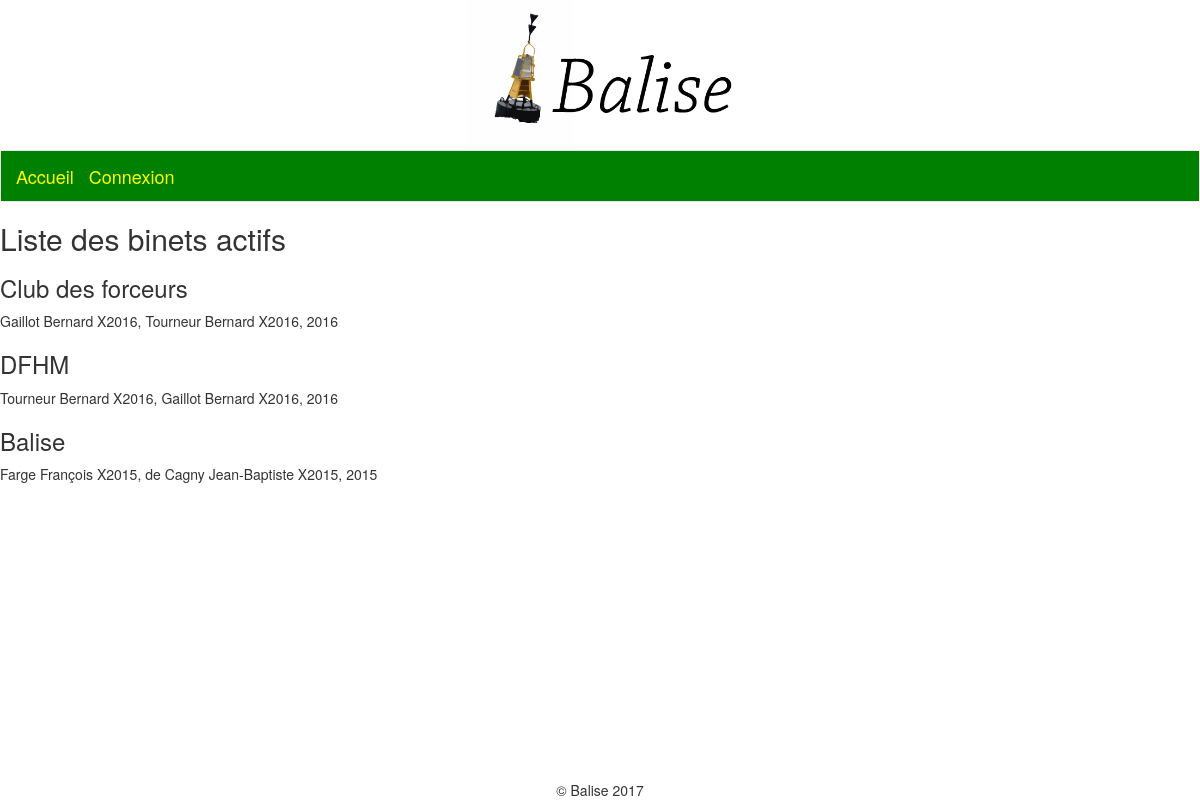
Page /binets/ on the earlier database version.
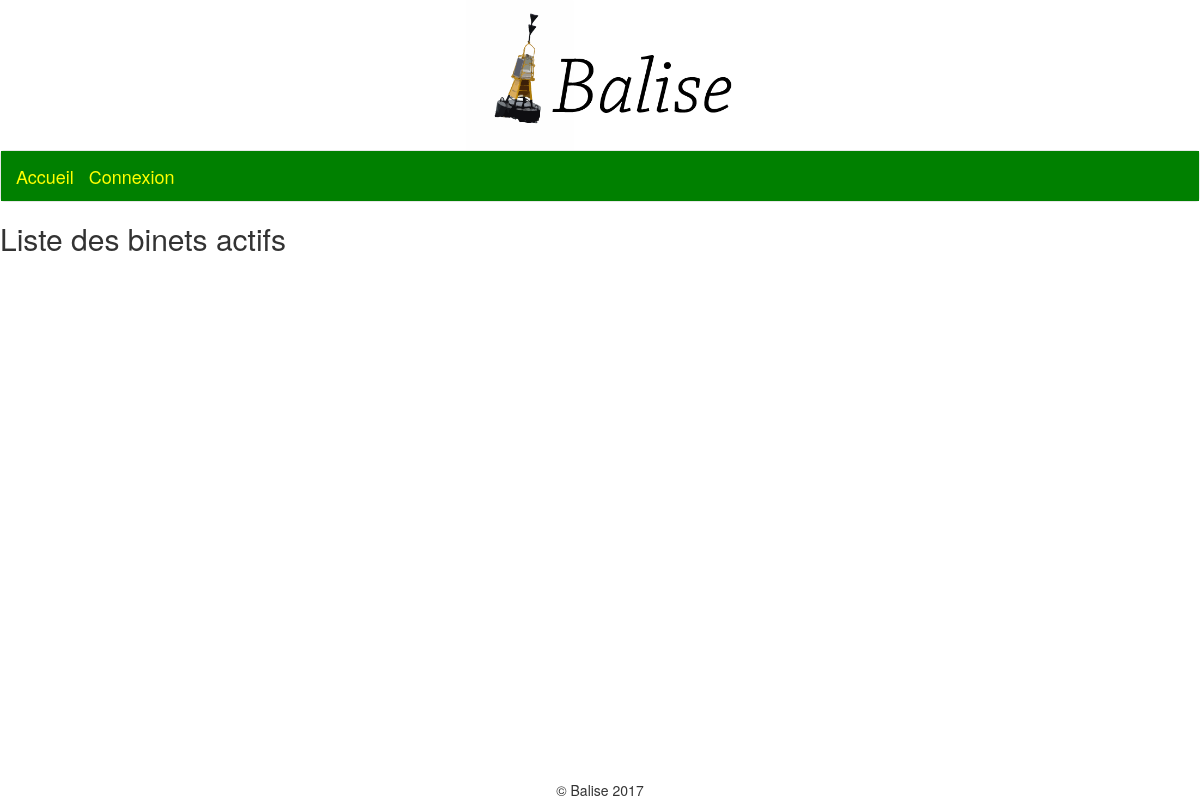
Same page on the later database version.
### binets/models.py (models this page shows, shortened)
class Binet(models.Model):
	nom = models.CharField(max_length=100)
	description = models.TextField(blank=True, null = True) # facultatif
	type_binet = models.ForeignKey('TypeBinet', verbose_name = "chéquier")
	remarques_admins = models.TextField(blank=True, null = True) # facultatif
	is_active = models.BooleanField(verbose_name = "Actif")
	current_president = models.ForeignKey('accounts.Eleve', verbose_name = "Président", related_name = "current_president")
	current_tresorier = models.ForeignKey('accounts.Eleve', verbose_name = "Trésorier", related_name = "current_tresorier")
	current_promotion = models.ForeignKey('accounts.Promotion', verbose_name = "Promo")
	class Meta:
		ordering = ('current_promotion', 'nom',)

### accounts/models.py (models this page shows)
class Eleve(models.Model):
	user = models.OneToOneField(User)
	nom = models.CharField(max_length=100)
	prenom = models.CharField(max_length=100)
	promotion = models.ForeignKey('Promotion')
	def __str__(self):
		return "{0} {1} X{2}".format(self.nom, self.prenom, self.promotion)

class Promotion(models.Model):
	nom = models.CharField(max_length=4)
	class Meta:
		ordering = ('-nom',)
	def __str__(self):
		return self.nom

### binets/templates/binets/all_binets.html
{% extends 'base.html' %}
{% block content %}
	<h2>Liste des binets actifs</h2>
	{% for binet in object_list %}
		<div class="binet">
			<h3>{{ binet.nom }}</h3>
			<p>{{ binet.current_president }}, {{ binet.current_tresorier }}, {{ binet.current_promotion }}</p>
		</div>
	{% endfor %}
{% endblock %}

### templates/base.html (shortened to what this page needs)
<!DOCTYPE html>
{% load static %}
<html lang="fr">
<head>
   <link rel="stylesheet" href="{% static 'css/style.css' %}" />
   <link rel="stylesheet" href="{% static 'css/dist/css/bootstrap.min.css' %}" />
</head>
<body>
  <header>
    <img src="{% static 'img/Balise_2.png' %}" alt="Logo Balise" class='centre' />
  </header>
  <nav class='navbar navbar-default'>
  	<div class='container-fluid kesdorado'>
      <div class='navbar-header'>
        <a href="/" class='navbar-brand'><p class='kesdorado'>Accueil</p></a>
      </div>
      {% block nav %}
        <div class='collapse navbar-collapse'>
         <ul class='nav navbar-nav'>
            {% if user.is_authenticated %}
              <li><a href="/binets" class='navbar-brand'><p class='kesdorado'>Liste des binets</p></a></li>
              {% if user.is_staff %}<li><a href="/backend" class='navbar-brand'><p class='kesdorado'>Administration</p></a></li>{% endif %}
              <li><a href="/compta" class='navbar-brand'><p class='kesdorado'>Compta</p></a></li>
              <li><a href="/accounts/logout" class='navbar-brand'><p class='kesdorado'>Déconnexion</p></a></li>
              <p>Connecté en tant que <a href="/accounts">{{ user.username }}</a></p>
            {% else %}
              <li><a href="/accounts/login" class='navbar-brand'><p class='kesdorado'>Connexion</p></a></li>
            {% endif %}
         </ul>
        </div>
      {% endblock %}
  	</div>
  </nav>
 <section id="content">
     {% block content %}{% endblock %}
 </section>
<footer>&copy; Balise 2017</footer>
</body>
</html>

### static/css/style.css (style rules this page uses)
img.centre { display: block; margin: auto; height: 150px; }
footer { bottom: 0px; position: fixed; width: 100%; text-align: center; z-index: 1; background-color: white; }
.kesdorado { background-color: green; color: yellow; }

Differences in the rows shown:
removed Binet: nom "Club des forceurs", current_president "Gaillot Bernard X2016", current_tresorier "Tourneur Bernard X2016", current_promotion "2016"
removed Binet: nom "DFHM", current_president "Tourneur Bernard X2016", current_tresorier "Gaillot Bernard X2016", current_promotion "2016"
removed Binet: nom "Balise", current_president "Farge François X2015", current_tresorier "de Cagny Jean-Baptiste X2015", current_promotion "2015"
